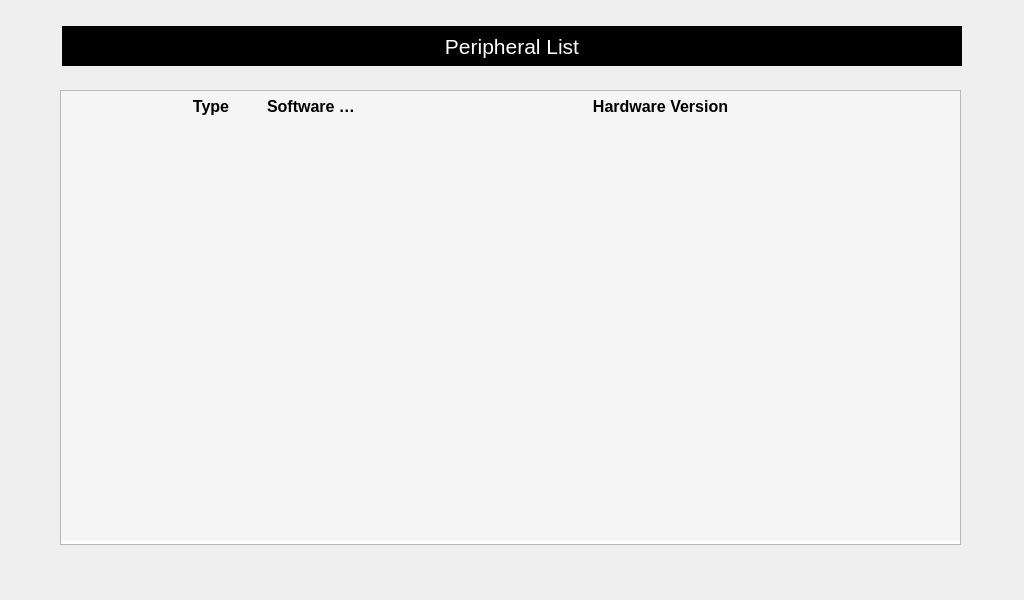
<?xml version="1.0" encoding="UTF-8"?>
<ui version="4.0">
 <class>servicePeripheralList</class>
 <widget class="QWidget" name="servicePeripheralList">
  <property name="geometry">
   <rect>
    <x>0</x>
    <y>0</y>
    <width>1024</width>
    <height>600</height>
   </rect>
  </property>
  <property name="windowTitle">
   <string>Dialog</string>
  </property>
  <widget class="QLabel" name="lblPeripheralListHeading">
   <property name="geometry">
    <rect>
     <x>62</x>
     <y>26</y>
     <width>900</width>
     <height>40</height>
    </rect>
   </property>
   <property name="font">
    <font>
     <pointsize>16</pointsize>
    </font>
   </property>
   <property name="styleSheet">
    <string notr="true">QLabel
{
	color: white;
     background: black;
 }</string>
   </property>
   <property name="text">
    <string>Peripheral List</string>
   </property>
   <property name="alignment">
    <set>Qt::AlignCenter</set>
   </property>
  </widget>
  <widget class="QTableWidget" name="tblResults">
   <property name="geometry">
    <rect>
     <x>60</x>
     <y>90</y>
     <width>901</width>
     <height>455</height>
    </rect>
   </property>
   <property name="toolTip">
    <string notr="true"/>
   </property>
   <property name="styleSheet">
    <string notr="true">QTableWidget::item
{
	 background-color: rgb(245, 245, 245);
}</string>
   </property>
   <property name="showGrid">
    <bool>false</bool>
   </property>
   <property name="rowCount">
    <number>15</number>
   </property>
   <property name="columnCount">
    <number>4</number>
   </property>
   <attribute name="horizontalHeaderVisible">
    <bool>false</bool>
   </attribute>
   <attribute name="horizontalHeaderCascadingSectionResizes">
    <bool>true</bool>
   </attribute>
   <attribute name="horizontalHeaderStretchLastSection">
    <bool>true</bool>
   </attribute>
   <attribute name="verticalHeaderVisible">
    <bool>false</bool>
   </attribute>
   <row/>
   <row/>
   <row/>
   <row/>
   <row/>
   <row/>
   <row/>
   <row/>
   <row/>
   <row/>
   <row/>
   <row/>
   <row/>
   <row/>
   <row/>
   <column/>
   <column/>
   <column/>
   <column/>
   <item row="0" column="0">
    <property name="font">
     <font>
      <pointsize>12</pointsize>
     </font>
    </property>
   </item>
   <item row="0" column="1">
    <property name="text">
     <string>Type</string>
    </property>
    <property name="font">
     <font>
      <pointsize>12</pointsize>
      <weight>75</weight>
      <bold>true</bold>
     </font>
    </property>
    <property name="textAlignment">
     <set>AlignHCenter|AlignVCenter|AlignCenter</set>
    </property>
   </item>
   <item row="0" column="2">
    <property name="text">
     <string>Software Version</string>
    </property>
    <property name="font">
     <font>
      <pointsize>12</pointsize>
      <weight>75</weight>
      <bold>true</bold>
     </font>
    </property>
    <property name="textAlignment">
     <set>AlignHCenter|AlignVCenter|AlignCenter</set>
    </property>
   </item>
   <item row="0" column="3">
    <property name="text">
     <string>Hardware Version</string>
    </property>
    <property name="font">
     <font>
      <pointsize>12</pointsize>
      <weight>75</weight>
      <bold>true</bold>
     </font>
    </property>
    <property name="textAlignment">
     <set>AlignHCenter|AlignVCenter|AlignCenter</set>
    </property>
   </item>
   <item row="1" column="0">
    <property name="text">
     <string/>
    </property>
    <property name="font">
     <font>
      <pointsize>12</pointsize>
     </font>
    </property>
    <property name="textAlignment">
     <set>AlignLeft|AlignVCenter</set>
    </property>
   </item>
   <item row="1" column="1">
    <property name="text">
     <string/>
    </property>
    <property name="font">
     <font>
      <pointsize>12</pointsize>
     </font>
    </property>
    <property name="textAlignment">
     <set>AlignHCenter|AlignVCenter|AlignCenter</set>
    </property>
   </item>
   <item row="1" column="2">
    <property name="text">
     <string/>
    </property>
    <property name="font">
     <font>
      <pointsize>12</pointsize>
     </font>
    </property>
    <property name="textAlignment">
     <set>AlignHCenter|AlignVCenter|AlignCenter</set>
    </property>
   </item>
   <item row="1" column="3">
    <property name="text">
     <string/>
    </property>
    <property name="font">
     <font>
      <pointsize>12</pointsize>
     </font>
    </property>
    <property name="textAlignment">
     <set>AlignHCenter|AlignVCenter|AlignCenter</set>
    </property>
   </item>
   <item row="2" column="0">
    <property name="text">
     <string/>
    </property>
    <property name="font">
     <font>
      <pointsize>12</pointsize>
     </font>
    </property>
   </item>
   <item row="2" column="1">
    <property name="text">
     <string/>
    </property>
    <property name="font">
     <font>
      <pointsize>12</pointsize>
     </font>
    </property>
    <property name="textAlignment">
     <set>AlignHCenter|AlignVCenter|AlignCenter</set>
    </property>
   </item>
   <item row="2" column="2">
    <property name="text">
     <string/>
    </property>
    <property name="font">
     <font>
      <pointsize>12</pointsize>
     </font>
    </property>
    <property name="textAlignment">
     <set>AlignHCenter|AlignVCenter|AlignCenter</set>
    </property>
   </item>
   <item row="2" column="3">
    <property name="text">
     <string/>
    </property>
    <property name="font">
     <font>
      <pointsize>12</pointsize>
     </font>
    </property>
    <property name="textAlignment">
     <set>AlignHCenter|AlignVCenter|AlignCenter</set>
    </property>
   </item>
   <item row="3" column="0">
    <property name="text">
     <string/>
    </property>
    <property name="font">
     <font>
      <pointsize>12</pointsize>
     </font>
    </property>
   </item>
   <item row="3" column="1">
    <property name="text">
     <string/>
    </property>
    <property name="font">
     <font>
      <pointsize>12</pointsize>
     </font>
    </property>
    <property name="textAlignment">
     <set>AlignHCenter|AlignVCenter|AlignCenter</set>
    </property>
   </item>
   <item row="3" column="2">
    <property name="text">
     <string/>
    </property>
    <property name="font">
     <font>
      <pointsize>12</pointsize>
     </font>
    </property>
    <property name="textAlignment">
     <set>AlignHCenter|AlignVCenter|AlignCenter</set>
    </property>
   </item>
   <item row="3" column="3">
    <property name="text">
     <string/>
    </property>
    <property name="font">
     <font>
      <pointsize>12</pointsize>
     </font>
    </property>
    <property name="textAlignment">
     <set>AlignHCenter|AlignVCenter|AlignCenter</set>
    </property>
   </item>
   <item row="4" column="0">
    <property name="text">
     <string/>
    </property>
    <property name="font">
     <font>
      <pointsize>12</pointsize>
     </font>
    </property>
   </item>
   <item row="4" column="1">
    <property name="text">
     <string/>
    </property>
    <property name="font">
     <font>
      <pointsize>12</pointsize>
     </font>
    </property>
    <property name="textAlignment">
     <set>AlignHCenter|AlignVCenter|AlignCenter</set>
    </property>
   </item>
   <item row="4" column="2">
    <property name="text">
     <string/>
    </property>
    <property name="font">
     <font>
      <pointsize>12</pointsize>
     </font>
    </property>
    <property name="textAlignment">
     <set>AlignHCenter|AlignVCenter|AlignCenter</set>
    </property>
   </item>
   <item row="4" column="3">
    <property name="text">
     <string/>
    </property>
    <property name="font">
     <font>
      <pointsize>12</pointsize>
     </font>
    </property>
    <property name="textAlignment">
     <set>AlignHCenter|AlignVCenter|AlignCenter</set>
    </property>
   </item>
   <item row="5" column="0">
    <property name="text">
     <string/>
    </property>
    <property name="font">
     <font>
      <pointsize>12</pointsize>
     </font>
    </property>
   </item>
   <item row="5" column="1">
    <property name="text">
     <string/>
    </property>
    <property name="font">
     <font>
      <pointsize>12</pointsize>
     </font>
    </property>
    <property name="textAlignment">
     <set>AlignHCenter|AlignVCenter|AlignCenter</set>
    </property>
   </item>
   <item row="5" column="2">
    <property name="text">
     <string/>
    </property>
    <property name="font">
     <font>
      <pointsize>12</pointsize>
     </font>
    </property>
    <property name="textAlignment">
     <set>AlignHCenter|AlignVCenter|AlignCenter</set>
    </property>
   </item>
   <item row="5" column="3">
    <property name="text">
     <string/>
    </property>
    <property name="font">
     <font>
      <pointsize>12</pointsize>
     </font>
    </property>
    <property name="textAlignment">
     <set>AlignHCenter|AlignVCenter|AlignCenter</set>
    </property>
   </item>
   <item row="6" column="0">
    <property name="text">
     <string/>
    </property>
    <property name="font">
     <font>
      <pointsize>12</pointsize>
     </font>
    </property>
   </item>
   <item row="6" column="1">
    <property name="text">
     <string/>
    </property>
    <property name="font">
     <font>
      <pointsize>12</pointsize>
     </font>
    </property>
    <property name="textAlignment">
     <set>AlignHCenter|AlignVCenter|AlignCenter</set>
    </property>
   </item>
   <item row="6" column="2">
    <property name="text">
     <string/>
    </property>
    <property name="font">
     <font>
      <pointsize>12</pointsize>
     </font>
    </property>
    <property name="textAlignment">
     <set>AlignHCenter|AlignVCenter|AlignCenter</set>
    </property>
   </item>
   <item row="6" column="3">
    <property name="text">
     <string/>
    </property>
    <property name="font">
     <font>
      <pointsize>12</pointsize>
     </font>
    </property>
    <property name="textAlignment">
     <set>AlignHCenter|AlignVCenter|AlignCenter</set>
    </property>
   </item>
   <item row="7" column="0">
    <property name="text">
     <string/>
    </property>
    <property name="font">
     <font>
      <pointsize>12</pointsize>
     </font>
    </property>
   </item>
   <item row="7" column="1">
    <property name="text">
     <string/>
    </property>
    <property name="font">
     <font>
      <pointsize>12</pointsize>
     </font>
    </property>
    <property name="textAlignment">
     <set>AlignHCenter|AlignVCenter|AlignCenter</set>
    </property>
   </item>
   <item row="7" column="2">
    <property name="text">
     <string/>
    </property>
    <property name="font">
     <font>
      <pointsize>12</pointsize>
     </font>
    </property>
    <property name="textAlignment">
     <set>AlignHCenter|AlignVCenter|AlignCenter</set>
    </property>
   </item>
   <item row="7" column="3">
    <property name="text">
     <string/>
    </property>
    <property name="font">
     <font>
      <pointsize>12</pointsize>
     </font>
    </property>
    <property name="textAlignment">
     <set>AlignHCenter|AlignVCenter|AlignCenter</set>
    </property>
   </item>
   <item row="8" column="0">
    <property name="text">
     <string/>
    </property>
    <property name="font">
     <font>
      <pointsize>12</pointsize>
     </font>
    </property>
   </item>
   <item row="8" column="1">
    <property name="text">
     <string/>
    </property>
    <property name="font">
     <font>
      <pointsize>12</pointsize>
     </font>
    </property>
    <property name="textAlignment">
     <set>AlignHCenter|AlignVCenter|AlignCenter</set>
    </property>
   </item>
   <item row="8" column="2">
    <property name="text">
     <string/>
    </property>
    <property name="font">
     <font>
      <pointsize>12</pointsize>
     </font>
    </property>
    <property name="textAlignment">
     <set>AlignHCenter|AlignVCenter|AlignCenter</set>
    </property>
   </item>
   <item row="8" column="3">
    <property name="text">
     <string/>
    </property>
    <property name="font">
     <font>
      <pointsize>12</pointsize>
     </font>
    </property>
    <property name="textAlignment">
     <set>AlignHCenter|AlignVCenter|AlignCenter</set>
    </property>
   </item>
   <item row="9" column="0">
    <property name="text">
     <string/>
    </property>
    <property name="font">
     <font>
      <pointsize>12</pointsize>
     </font>
    </property>
   </item>
   <item row="9" column="1">
    <property name="text">
     <string/>
    </property>
    <property name="font">
     <font>
      <pointsize>12</pointsize>
     </font>
    </property>
    <property name="textAlignment">
     <set>AlignHCenter|AlignVCenter|AlignCenter</set>
    </property>
   </item>
   <item row="9" column="2">
    <property name="text">
     <string/>
    </property>
    <property name="font">
     <font>
      <pointsize>12</pointsize>
     </font>
    </property>
    <property name="textAlignment">
     <set>AlignHCenter|AlignVCenter|AlignCenter</set>
    </property>
   </item>
   <item row="9" column="3">
    <property name="text">
     <string/>
    </property>
    <property name="font">
     <font>
      <pointsize>12</pointsize>
     </font>
    </property>
    <property name="textAlignment">
     <set>AlignHCenter|AlignVCenter|AlignCenter</set>
    </property>
   </item>
   <item row="10" column="0">
    <property name="text">
     <string/>
    </property>
    <property name="font">
     <font>
      <pointsize>12</pointsize>
     </font>
    </property>
   </item>
   <item row="10" column="1">
    <property name="text">
     <string/>
    </property>
    <property name="font">
     <font>
      <pointsize>12</pointsize>
     </font>
    </property>
    <property name="textAlignment">
     <set>AlignHCenter|AlignVCenter|AlignCenter</set>
    </property>
   </item>
   <item row="10" column="2">
    <property name="text">
     <string/>
    </property>
    <property name="font">
     <font>
      <pointsize>12</pointsize>
     </font>
    </property>
    <property name="textAlignment">
     <set>AlignHCenter|AlignVCenter|AlignCenter</set>
    </property>
   </item>
   <item row="10" column="3">
    <property name="text">
     <string/>
    </property>
    <property name="font">
     <font>
      <pointsize>12</pointsize>
     </font>
    </property>
    <property name="textAlignment">
     <set>AlignHCenter|AlignVCenter|AlignCenter</set>
    </property>
   </item>
   <item row="11" column="0">
    <property name="text">
     <string/>
    </property>
    <property name="font">
     <font>
      <pointsize>12</pointsize>
     </font>
    </property>
   </item>
   <item row="11" column="1">
    <property name="text">
     <string/>
    </property>
    <property name="font">
     <font>
      <pointsize>12</pointsize>
     </font>
    </property>
    <property name="textAlignment">
     <set>AlignHCenter|AlignVCenter|AlignCenter</set>
    </property>
   </item>
   <item row="11" column="2">
    <property name="text">
     <string/>
    </property>
    <property name="font">
     <font>
      <pointsize>12</pointsize>
     </font>
    </property>
    <property name="textAlignment">
     <set>AlignHCenter|AlignVCenter|AlignCenter</set>
    </property>
   </item>
   <item row="11" column="3">
    <property name="text">
     <string/>
    </property>
    <property name="font">
     <font>
      <pointsize>12</pointsize>
     </font>
    </property>
    <property name="textAlignment">
     <set>AlignHCenter|AlignVCenter|AlignCenter</set>
    </property>
   </item>
   <item row="12" column="0">
    <property name="text">
     <string/>
    </property>
    <property name="font">
     <font>
      <pointsize>12</pointsize>
     </font>
    </property>
   </item>
   <item row="12" column="1">
    <property name="text">
     <string/>
    </property>
    <property name="font">
     <font>
      <pointsize>12</pointsize>
     </font>
    </property>
    <property name="textAlignment">
     <set>AlignHCenter|AlignVCenter|AlignCenter</set>
    </property>
   </item>
   <item row="12" column="2">
    <property name="text">
     <string/>
    </property>
    <property name="font">
     <font>
      <pointsize>12</pointsize>
     </font>
    </property>
    <property name="textAlignment">
     <set>AlignHCenter|AlignVCenter|AlignCenter</set>
    </property>
   </item>
   <item row="12" column="3">
    <property name="text">
     <string/>
    </property>
    <property name="font">
     <font>
      <pointsize>12</pointsize>
     </font>
    </property>
    <property name="textAlignment">
     <set>AlignHCenter|AlignVCenter|AlignCenter</set>
    </property>
   </item>
   <item row="13" column="0">
    <property name="text">
     <string/>
    </property>
    <property name="font">
     <font>
      <pointsize>12</pointsize>
     </font>
    </property>
   </item>
   <item row="13" column="1">
    <property name="text">
     <string/>
    </property>
    <property name="font">
     <font>
      <pointsize>12</pointsize>
     </font>
    </property>
    <property name="textAlignment">
     <set>AlignHCenter|AlignVCenter|AlignCenter</set>
    </property>
   </item>
   <item row="13" column="2">
    <property name="text">
     <string/>
    </property>
    <property name="font">
     <font>
      <pointsize>12</pointsize>
     </font>
    </property>
    <property name="textAlignment">
     <set>AlignHCenter|AlignVCenter|AlignCenter</set>
    </property>
   </item>
   <item row="13" column="3">
    <property name="text">
     <string/>
    </property>
    <property name="font">
     <font>
      <pointsize>12</pointsize>
     </font>
    </property>
    <property name="textAlignment">
     <set>AlignHCenter|AlignVCenter|AlignCenter</set>
    </property>
   </item>
   <item row="14" column="0">
    <property name="text">
     <string/>
    </property>
    <property name="font">
     <font>
      <pointsize>12</pointsize>
     </font>
    </property>
   </item>
   <item row="14" column="1">
    <property name="text">
     <string/>
    </property>
    <property name="font">
     <font>
      <pointsize>12</pointsize>
     </font>
    </property>
    <property name="textAlignment">
     <set>AlignHCenter|AlignVCenter|AlignCenter</set>
    </property>
   </item>
   <item row="14" column="2">
    <property name="text">
     <string/>
    </property>
    <property name="font">
     <font>
      <pointsize>12</pointsize>
     </font>
    </property>
    <property name="textAlignment">
     <set>AlignHCenter|AlignVCenter|AlignCenter</set>
    </property>
   </item>
   <item row="14" column="3">
    <property name="text">
     <string/>
    </property>
    <property name="font">
     <font>
      <pointsize>12</pointsize>
     </font>
    </property>
    <property name="textAlignment">
     <set>AlignHCenter|AlignVCenter|AlignCenter</set>
    </property>
   </item>
  </widget>
 </widget>
 <resources/>
 <connections/>
</ui>
